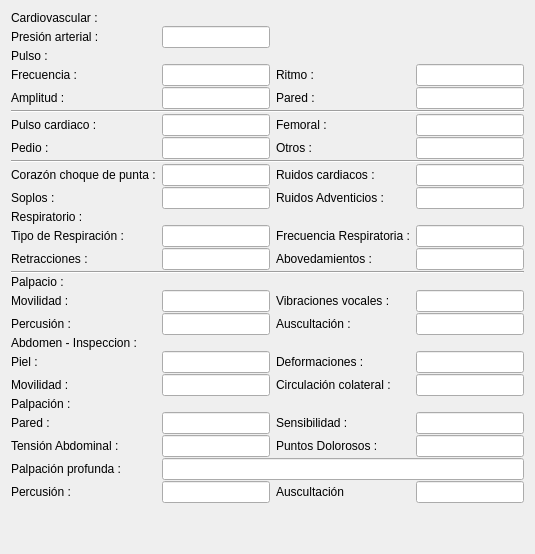
       <widget class="QWidget" name="tab_ExamenClinicoII">
        <attribute name="title">
         <string>Examen Clínico Parte II</string>
        </attribute>
        <layout class="QGridLayout" name="gridLayout_12">
         <item row="0" column="0">
          <layout class="QGridLayout" name="gridLayout_6">
           <property name="verticalSpacing">
            <number>1</number>
           </property>
           <item row="0" column="0">
            <widget class="QLabel" name="label_81">
             <property name="sizePolicy">
              <sizepolicy hsizetype="Preferred" vsizetype="Fixed">
               <horstretch>0</horstretch>
               <verstretch>0</verstretch>
              </sizepolicy>
             </property>
             <property name="text">
              <string>Cardiovascular :</string>
             </property>
            </widget>
           </item>
           <item row="1" column="0">
            <widget class="QLabel" name="label_83">
             <property name="text">
              <string>Presión arterial :</string>
             </property>
            </widget>
           </item>
           <item row="1" column="1" colspan="2">
            <widget class="QLineEdit" name="lineEdit_PresionArterial">
             <property name="sizePolicy">
              <sizepolicy hsizetype="Ignored" vsizetype="Fixed">
               <horstretch>0</horstretch>
               <verstretch>0</verstretch>
              </sizepolicy>
             </property>
            </widget>
           </item>
           <item row="3" column="0">
            <widget class="QLabel" name="label_85">
             <property name="text">
              <string>Frecuencia :</string>
             </property>
            </widget>
           </item>
           <item row="3" column="1" colspan="2">
            <widget class="QLineEdit" name="lineEdit_Frecuencia">
             <property name="sizePolicy">
              <sizepolicy hsizetype="Ignored" vsizetype="Fixed">
               <horstretch>0</horstretch>
               <verstretch>0</verstretch>
              </sizepolicy>
             </property>
            </widget>
           </item>
           <item row="6" column="0">
            <widget class="QLabel" name="label_86">
             <property name="text">
              <string>Pulso cardiaco :</string>
             </property>
            </widget>
           </item>
           <item row="7" column="0">
            <widget class="QLabel" name="label_87">
             <property name="text">
              <string>Pedio :</string>
             </property>
            </widget>
           </item>
           <item row="7" column="3">
            <widget class="QLabel" name="label_88">
             <property name="text">
              <string>Otros :</string>
             </property>
            </widget>
           </item>
           <item row="9" column="0">
            <widget class="QLabel" name="label_89">
             <property name="text">
              <string>Corazón choque de punta :</string>
             </property>
            </widget>
           </item>
           <item row="9" column="3">
            <widget class="QLabel" name="label_90">
             <property name="text">
              <string>Ruidos cardiacos :</string>
             </property>
            </widget>
           </item>
           <item row="10" column="0">
            <widget class="QLabel" name="label_91">
             <property name="text">
              <string>Soplos :</string>
             </property>
            </widget>
           </item>
           <item row="6" column="1" colspan="2">
            <widget class="QLineEdit" name="lineEdit_PulsoCardiaco"/>
           </item>
           <item row="9" column="1" colspan="2">
            <widget class="QLineEdit" name="lineEdit_CorazonCoquePUnta"/>
           </item>
           <item row="9" column="4" colspan="2">
            <widget class="QLineEdit" name="lineEdit_RuidosCardiacos"/>
           </item>
           <item row="10" column="1" colspan="2">
            <widget class="QLineEdit" name="lineEdit_Soplos"/>
           </item>
           <item row="3" column="3">
            <widget class="QLabel" name="label_93">
             <property name="text">
              <string>Ritmo :</string>
             </property>
            </widget>
           </item>
           <item row="6" column="3">
            <widget class="QLabel" name="label_94">
             <property name="text">
              <string>Femoral :</string>
             </property>
            </widget>
           </item>
           <item row="7" column="1" colspan="2">
            <widget class="QLineEdit" name="lineEdit_Pedio"/>
           </item>
           <item row="6" column="4" colspan="2">
            <widget class="QLineEdit" name="lineEdit_Femoral"/>
           </item>
           <item row="3" column="4" colspan="2">
            <widget class="QLineEdit" name="lineEdit_Ritmo"/>
           </item>
           <item row="5" column="0" colspan="6">
            <widget class="Line" name="line_8">
             <property name="orientation">
              <enum>Qt::Horizontal</enum>
             </property>
            </widget>
           </item>
           <item row="12" column="0">
            <widget class="QLabel" name="label_95">
             <property name="sizePolicy">
              <sizepolicy hsizetype="Preferred" vsizetype="Fixed">
               <horstretch>0</horstretch>
               <verstretch>0</verstretch>
              </sizepolicy>
             </property>
             <property name="text">
              <string>Respiratorio :</string>
             </property>
            </widget>
           </item>
           <item row="14" column="0">
            <widget class="QLabel" name="label_96">
             <property name="text">
              <string>Tipo de Respiración :</string>
             </property>
            </widget>
           </item>
           <item row="14" column="1" colspan="2">
            <widget class="QLineEdit" name="lineEdit_TipoRespiracion"/>
           </item>
           <item row="4" column="0">
            <widget class="QLabel" name="label_97">
             <property name="text">
              <string>Amplitud :</string>
             </property>
            </widget>
           </item>
           <item row="4" column="1" colspan="2">
            <widget class="QLineEdit" name="lineEdit_Amplitud"/>
           </item>
           <item row="2" column="0">
            <widget class="QLabel" name="label_99">
             <property name="sizePolicy">
              <sizepolicy hsizetype="Preferred" vsizetype="Fixed">
               <horstretch>0</horstretch>
               <verstretch>0</verstretch>
              </sizepolicy>
             </property>
             <property name="text">
              <string>Pulso :</string>
             </property>
            </widget>
           </item>
           <item row="8" column="0" colspan="6">
            <widget class="Line" name="line_10">
             <property name="orientation">
              <enum>Qt::Horizontal</enum>
             </property>
            </widget>
           </item>
           <item row="10" column="3">
            <widget class="QLabel" name="label_105">
             <property name="text">
              <string>Ruidos Adventicios :</string>
             </property>
            </widget>
           </item>
           <item row="10" column="4" colspan="2">
            <widget class="QLineEdit" name="lineEdit_RuidosAdventicios"/>
           </item>
           <item row="14" column="3">
            <widget class="QLabel" name="label_109">
             <property name="text">
              <string>Frecuencia Respiratoria :</string>
             </property>
            </widget>
           </item>
           <item row="15" column="0">
            <widget class="QLabel" name="label_110">
             <property name="sizePolicy">
              <sizepolicy hsizetype="Preferred" vsizetype="Fixed">
               <horstretch>0</horstretch>
               <verstretch>0</verstretch>
              </sizepolicy>
             </property>
             <property name="text">
              <string>Retracciones :</string>
             </property>
            </widget>
           </item>
           <item row="17" column="0">
            <widget class="QLabel" name="label_111">
             <property name="sizePolicy">
              <sizepolicy hsizetype="Preferred" vsizetype="Fixed">
               <horstretch>0</horstretch>
               <verstretch>0</verstretch>
              </sizepolicy>
             </property>
             <property name="text">
              <string>Palpacio :</string>
             </property>
            </widget>
           </item>
           <item row="16" column="0" colspan="6">
            <widget class="Line" name="line_11">
             <property name="orientation">
              <enum>Qt::Horizontal</enum>
             </property>
            </widget>
           </item>
           <item row="18" column="0">
            <widget class="QLabel" name="label_112">
             <property name="sizePolicy">
              <sizepolicy hsizetype="Preferred" vsizetype="Fixed">
               <horstretch>0</horstretch>
               <verstretch>0</verstretch>
              </sizepolicy>
             </property>
             <property name="text">
              <string>Movilidad :</string>
             </property>
            </widget>
           </item>
           <item row="18" column="3">
            <widget class="QLabel" name="label_113">
             <property name="text">
              <string>Vibraciones vocales :</string>
             </property>
            </widget>
           </item>
           <item row="19" column="0">
            <widget class="QLabel" name="label_114">
             <property name="sizePolicy">
              <sizepolicy hsizetype="Preferred" vsizetype="Fixed">
               <horstretch>0</horstretch>
               <verstretch>0</verstretch>
              </sizepolicy>
             </property>
             <property name="text">
              <string>Percusión :</string>
             </property>
            </widget>
           </item>
           <item row="19" column="3">
            <widget class="QLabel" name="label_115">
             <property name="text">
              <string>Auscultación :</string>
             </property>
            </widget>
           </item>
           <item row="20" column="0">
            <widget class="QLabel" name="label_116">
             <property name="sizePolicy">
              <sizepolicy hsizetype="Preferred" vsizetype="Fixed">
               <horstretch>0</horstretch>
               <verstretch>0</verstretch>
              </sizepolicy>
             </property>
             <property name="text">
              <string>Abdomen - Inspeccion :</string>
             </property>
            </widget>
           </item>
           <item row="21" column="0">
            <widget class="QLabel" name="label_118">
             <property name="sizePolicy">
              <sizepolicy hsizetype="Preferred" vsizetype="Fixed">
               <horstretch>0</horstretch>
               <verstretch>0</verstretch>
              </sizepolicy>
             </property>
             <property name="text">
              <string>Piel :</string>
             </property>
            </widget>
           </item>
           <item row="21" column="3">
            <widget class="QLabel" name="label_119">
             <property name="text">
              <string>Deformaciones :</string>
             </property>
            </widget>
           </item>
           <item row="23" column="0">
            <widget class="QLabel" name="label_120">
             <property name="sizePolicy">
              <sizepolicy hsizetype="Preferred" vsizetype="Fixed">
               <horstretch>0</horstretch>
               <verstretch>0</verstretch>
              </sizepolicy>
             </property>
             <property name="text">
              <string>Movilidad :</string>
             </property>
            </widget>
           </item>
           <item row="23" column="3">
            <widget class="QLabel" name="label_121">
             <property name="text">
              <string>Circulación colateral :</string>
             </property>
            </widget>
           </item>
           <item row="4" column="3">
            <widget class="QLabel" name="label_82">
             <property name="text">
              <string>Pared :</string>
             </property>
            </widget>
           </item>
           <item row="4" column="4" colspan="2">
            <widget class="QLineEdit" name="lineEdit_Pared"/>
           </item>
           <item row="7" column="4" colspan="2">
            <widget class="QLineEdit" name="lineEdit_OtrosExamenCLinico"/>
           </item>
           <item row="15" column="3">
            <widget class="QLabel" name="label_84">
             <property name="text">
              <string>Abovedamientos :</string>
             </property>
            </widget>
           </item>
           <item row="14" column="4" colspan="2">
            <widget class="QLineEdit" name="lineEdit_Frecuencia_2">
             <property name="sizePolicy">
              <sizepolicy hsizetype="Expanding" vsizetype="Fixed">
               <horstretch>0</horstretch>
               <verstretch>0</verstretch>
              </sizepolicy>
             </property>
            </widget>
           </item>
           <item row="15" column="1" colspan="2">
            <widget class="QLineEdit" name="lineEdit_Retracciones"/>
           </item>
           <item row="15" column="4" colspan="2">
            <widget class="QLineEdit" name="lineEdit_Abovedameintos"/>
           </item>
           <item row="18" column="1" colspan="2">
            <widget class="QLineEdit" name="lineEdit_Movilidad"/>
           </item>
           <item row="19" column="1" colspan="2">
            <widget class="QLineEdit" name="lineEdit_Percusion"/>
           </item>
           <item row="21" column="1" colspan="2">
            <widget class="QLineEdit" name="lineEdit_PielAbdomen"/>
           </item>
           <item row="18" column="4" colspan="2">
            <widget class="QLineEdit" name="lineEdit_VibracionesVocales"/>
           </item>
           <item row="19" column="4" colspan="2">
            <widget class="QLineEdit" name="lineEdit_Auscultacion_palpacio"/>
           </item>
           <item row="21" column="4" colspan="2">
            <widget class="QLineEdit" name="lineEdit_Deformaciones"/>
           </item>
           <item row="23" column="1" colspan="2">
            <widget class="QLineEdit" name="lineEdit_Movilidad_2"/>
           </item>
           <item row="23" column="4" colspan="2">
            <widget class="QLineEdit" name="lineEdit_CirculacionColateral"/>
           </item>
           <item row="24" column="0">
            <widget class="QLabel" name="label_92">
             <property name="sizePolicy">
              <sizepolicy hsizetype="Preferred" vsizetype="Fixed">
               <horstretch>0</horstretch>
               <verstretch>0</verstretch>
              </sizepolicy>
             </property>
             <property name="text">
              <string>Palpación :</string>
             </property>
            </widget>
           </item>
           <item row="25" column="0">
            <widget class="QLabel" name="label_98">
             <property name="text">
              <string>Pared :</string>
             </property>
            </widget>
           </item>
           <item row="25" column="3">
            <widget class="QLabel" name="label_100">
             <property name="text">
              <string>Sensibilidad :</string>
             </property>
            </widget>
           </item>
           <item row="26" column="0">
            <widget class="QLabel" name="label_101">
             <property name="text">
              <string>Tensión Abdominal :</string>
             </property>
            </widget>
           </item>
           <item row="26" column="3">
            <widget class="QLabel" name="label_102">
             <property name="text">
              <string>Puntos Dolorosos :</string>
             </property>
            </widget>
           </item>
           <item row="27" column="0">
            <widget class="QLabel" name="label_103">
             <property name="text">
              <string>Palpación profunda :</string>
             </property>
            </widget>
           </item>
           <item row="28" column="0">
            <widget class="QLabel" name="label_104">
             <property name="text">
              <string>Percusión :</string>
             </property>
            </widget>
           </item>
           <item row="28" column="3">
            <widget class="QLabel" name="label_108">
             <property name="text">
              <string>Auscultación</string>
             </property>
            </widget>
           </item>
           <item row="28" column="1" colspan="2">
            <widget class="QLineEdit" name="lineEdit_Percusion_2"/>
           </item>
           <item row="26" column="1" colspan="2">
            <widget class="QLineEdit" name="lineEdit_TensionAbdominal"/>
           </item>
           <item row="25" column="1" colspan="2">
            <widget class="QLineEdit" name="lineEdit_Pared_2"/>
           </item>
           <item row="25" column="4" colspan="2">
            <widget class="QLineEdit" name="lineEdit_Sensibilidad"/>
           </item>
           <item row="26" column="4" colspan="2">
            <widget class="QLineEdit" name="lineEdit_PuntosDolorosos"/>
           </item>
           <item row="28" column="4" colspan="2">
            <widget class="QLineEdit" name="lineEdit_Auscultacion_palpacion"/>
           </item>
           <item row="27" column="1" colspan="5">
            <widget class="QLineEdit" name="lineEdit_PalpacionProfunda"/>
           </item>
          </layout>
         </item>
         <item row="1" column="0">
          <spacer name="verticalSpacer_6">
           <property name="orientation">
            <enum>Qt::Vertical</enum>
           </property>
           <property name="sizeHint" stdset="0">
            <size>
             <width>20</width>
             <height>40</height>
            </size>
           </property>
          </spacer>
         </item>
        </layout>
       </widget>
